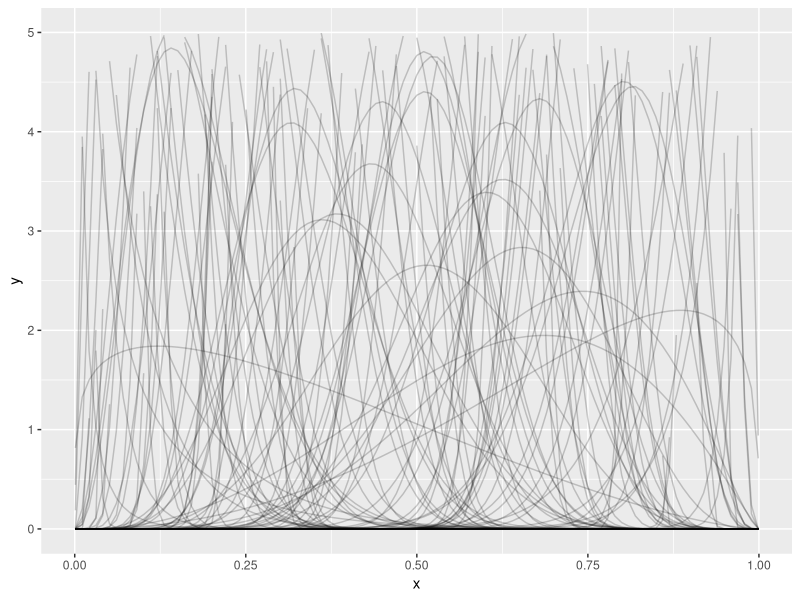

Write the R code that produced this figure.
df <- data.frame(lphi = rnorm(1000, 4, 1),
                 mu = runif(1000))

df$a <- with(df, mu*exp(lphi))
df$b <- with(df, (1-mu)*exp(lphi))

library(ggplot2)

p <- ggplot(data = data.frame(x=c(0.001,.999)), aes(x))

for(i in 1:100){
  p <- p + stat_function(fun = dbeta, args = list(shape1=df$a[i], shape2=df$b[i]), alpha=.2)
}

p + ylim(c(0,5))
